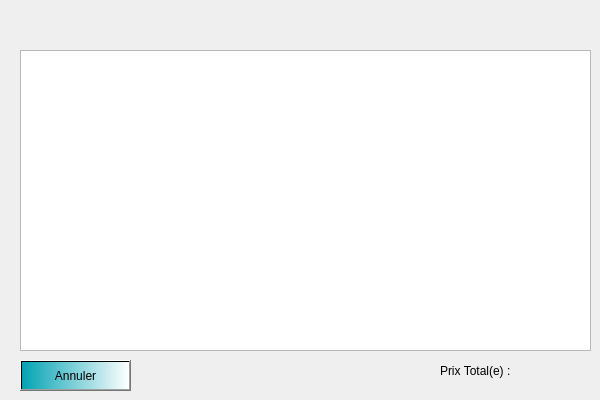
        <widget class="QWidget" name="tab_26">
         <attribute name="title">
          <string>Page</string>
         </attribute>
         <widget class="QTableView" name="tabpanier">
          <property name="geometry">
           <rect>
            <x>20</x>
            <y>50</y>
            <width>571</width>
            <height>301</height>
           </rect>
          </property>
          <property name="styleSheet">
           <string notr="true"/>
          </property>
         </widget>
         <widget class="QLabel" name="label_113">
          <property name="geometry">
           <rect>
            <x>440</x>
            <y>360</y>
            <width>71</width>
            <height>21</height>
           </rect>
          </property>
          <property name="text">
           <string>Prix Total(e) :</string>
          </property>
         </widget>
         <widget class="QLabel" name="PrixTotale">
          <property name="geometry">
           <rect>
            <x>520</x>
            <y>360</y>
            <width>61</width>
            <height>21</height>
           </rect>
          </property>
          <property name="text">
           <string/>
          </property>
         </widget>
         <widget class="QPushButton" name="modifieaupanier_3">
          <property name="geometry">
           <rect>
            <x>20</x>
            <y>360</y>
            <width>111</width>
            <height>31</height>
           </rect>
          </property>
          <property name="styleSheet">
           <string notr="true">background-color: qlineargradient(spread:repeat, x1:0, y1:0, x2:1, y2:0, stop:0 rgba(3, 163, 179, 255), stop:1 rgba(255, 255, 255, 255));</string>
          </property>
          <property name="text">
           <string>Annuler</string>
          </property>
         </widget>
        </widget>
